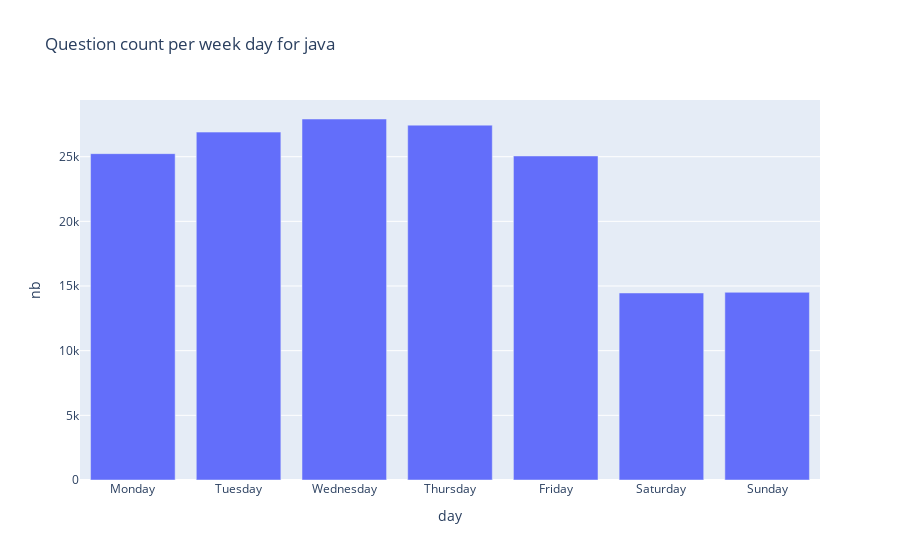

The cell this chart's notebook holds for it:
### Code cell
plot("java")

### Figure 1 — Plotly figure (JSON) as saved in the notebook; plotly's stock layout.template omitted (floating-point values rounded to 4 significant figures)
{"data": [{"alignmentgroup": "True", "hovertemplate": "day=%{x}<br>nb=%{y}<extra></extra>", "legendgroup": "", "marker": {"color": "#636efa", "pattern": {"shape": ""}}, "name": "", "offsetgroup": "", "orientation": "v", "showlegend": false, "textposition": "auto", "type": "bar", "x": ["Monday", "Tuesday", "Wednesday", "Thursday", "Friday", "Saturday", "Sunday"], "xaxis": "x", "y": [25235, 26900, 27914, 27439, 25056, 14462, 14513], "yaxis": "y"}], "layout": {"barmode": "relative", "legend": {"tracegroupgap": 0}, "title": {"text": "Question count per week day for java"}, "xaxis": {"anchor": "y", "domain": [0, 1], "title": {"text": "day"}}, "yaxis": {"anchor": "x", "domain": [0, 1], "title": {"text": "nb"}}}}
